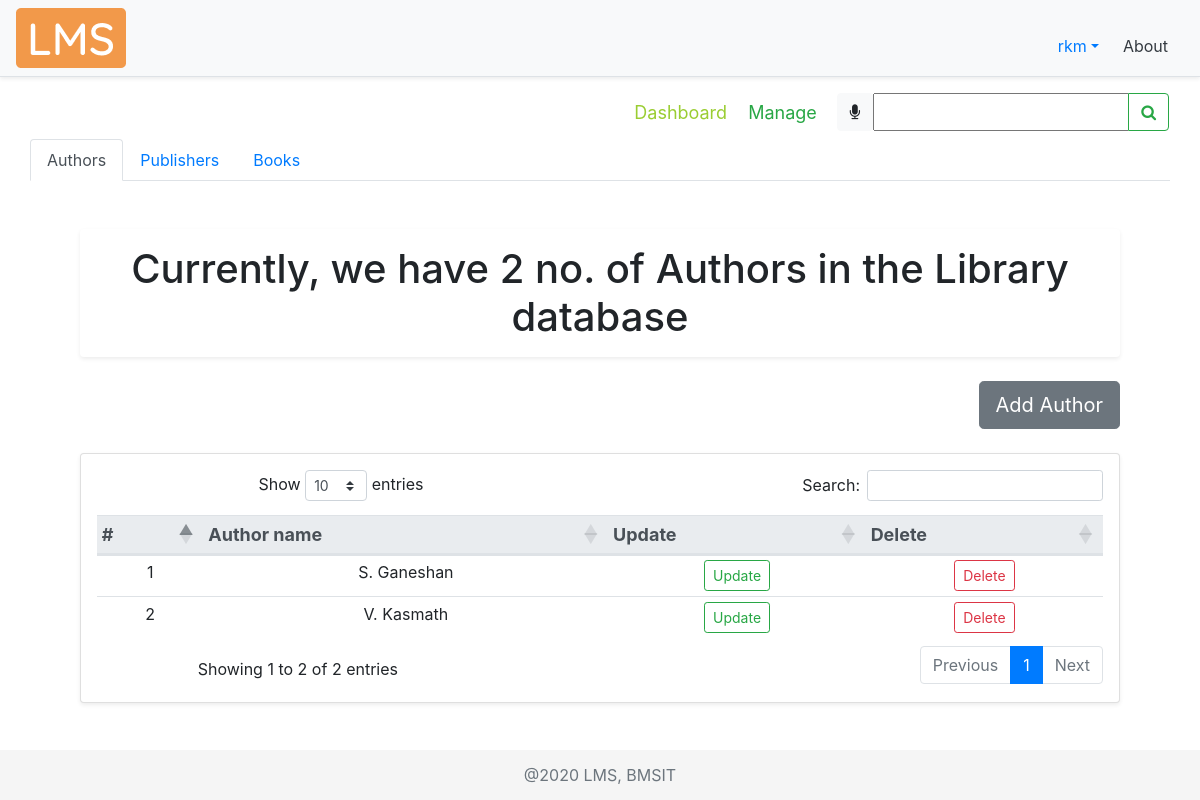
Screenshot of /manage/ (signed in) with the database file from the repository.
### account/models.py (models this page shows, shortened)
class Account(AbstractBaseUser):
    COURSES = (
        ("ISE","Information Science Engineering"),
        ("CSE","Computer Science Engineering"),
        ("ECE","Electronics and Communication Engineering"),
        ("ME","Mechanical Engineering"),
        ("ETE","Electronics and Telecommunication Engineering"),
        ("EEE","Electrical and Electronics Engineering"),
        ("CIV","Civil Engineering"),
        ("MCA","Master of Computer Applications"),
        ("AI&ML","Artificial Intelligence and Machine Learning")
    )
    SEM = (
        (1, 1),
        (2, 2),
        (3, 3),
        (4, 4),
        (5, 5),
        (6, 6),
        (7, 7),
        (8, 8),
    )
    email = models.EmailField(verbose_name="email", max_length=50, unique=True, help_text="Email id")
    username = models.CharField(max_length=30, unique=True, help_text="Username")
    fName = models.CharField(max_length=20, help_text='First name')
    mName = models.CharField(max_length=20, help_text='Middle name', blank=True)
    lName = models.CharField(max_length=20, help_text='Last name', blank=True)
    streetAddr = models.CharField(max_length=50, help_text="Street Address", null=True)
    district = models.CharField(max_length=20, null=True, help_text="District")
    state = models.CharField(max_length=20, null=True, help_text="State")
    pinCode = models.CharField(max_length=6, null=True, help_text="PIN Code")
    phoneNum = models.CharField(max_length=10, null=True, blank=True, help_text="Phone number")
    USN = models.CharField(max_length=10, null=True, unique=True, blank=True, help_text="University Serial Number", validators=[RegexValidator(regex='[1-4]{1}[a-zA-Z]{2}[0-9]{2}[a-zA-Z]{2}[0-9]{3}', message="Enter a valid USN", code="invalid_USN")])
    course = models.CharField(max_length=50, null=True, choices=COURSES, blank=True, help_text="Branch")
    sem = models.PositiveSmallIntegerField(null=True, choices=SEM, blank=True, help_text="Semester")
    salary = models.CharField(max_length=6, null=True, blank=True, help_text="Salary")
    date_joined = models.DateTimeField(verbose_name='date joined', auto_now_add=True)
    last_login = models.DateTimeField(verbose_name='last login', auto_now=True)
    is_admin = models.BooleanField(default=False)
    is_active = models.BooleanField(default=True)
    is_staff = models.BooleanField(default=False)
    is_superuser = models.BooleanField(default=False)
    USERNAME_FIELD = 'email'
    REQUIRED_FIELDS = ['username', 'fName']
    objects = MyAccountManager()

### libraryApp/models.py (models this page shows)
class AUTHOR(models.Model):
    authorName = models.CharField(max_length=30, help_text="Author name")
    def __str__(self):
        return self.authorName

### libraryApp/decorators.py (the view)
    def wrapper_func(request, *args, **kwargs):
        user = request.user
        if not user.is_staff:
            messages.warning(request, "You are not allowed to access the previous requested page")
            return redirect("dashboard")
        else:
            return view_func(request, *args, **kwargs)

### libraryApp/templates/libraryApp/manage_tab.html (shortened to what this page needs)
{% extends 'libraryApp/main.html' %}
{% load static %}
{% block content %}
<nav class="navbar">
  <div class="navbar-nav mySubMenu ml-auto">
    <nav>
        <a href="{% url 'dashboard' %}" title="Click here to visit dashboard">Dashboard</a>
        <a class="text-success " href="{% url 'manage' %}">Manage</a>
    </nav>
  </div>
  <form class="form-inline" method="POST">
    <div class="input-group">
      <div id="speech" class="btn btn-light" title="Click the mic to speak">
        <i class="fa fa-microphone" aria-hidden="true"></i>
      </div>
      {{myFilter.form}}
      <div class="input-group-append">
        <button id="searchButton" class="btn btn-outline-success" type="submit">
          <i class="fa fa-search"></i>
        </button>
      </div>
    </div>
  </form>
</nav>
    <div class="container-fluid">
        <nav>
            <div class="nav nav-tabs" id="nav-tab" role="tablist">
                <a class="nav-item nav-link active" id="nav-home-tab" data-toggle="tab" href="#nav-home" role="tab" aria-controls="nav-home" aria-selected="true">Authors</a>
                <a class="nav-item nav-link" id="nav-profile-tab" data-toggle="tab" href="#nav-profile" role="tab" aria-controls="nav-profile" aria-selected="false">Publishers</a>
                <a class="nav-item nav-link" id="nav-contact-tab" data-toggle="tab" href="#nav-contact" role="tab" aria-controls="nav-contact" aria-selected="false">Books</a>
             </div>
        </nav>
        <div class="tab-content" id="nav-tabContent">
            <div class="tab-pane fade show active" id="nav-home" role="tabpanel" aria-labelledby="nav-home-tab">
                {% include 'libraryApp/author.html' %}
            </div>
        </div>
    </div>
{% endblock content %}

### libraryApp/templates/libraryApp/navbar.html (shortened to what this page needs)
{% load static %}
    <div class="d-flex flex-column flex-md-row align-items-center p-2 px-md-3 mb-2 bg-light border-bottom shadow-sm">
      <img class="logo my-0 mr-md-auto font-weight-normal" src="{% static '/img/lms.png' %}" alt="LMS Logo">
        <nav class="nav mt-3 mr-2">
            <div class="nav-item dropdown">
              <a class="nav-link dropdown-toggle" data-toggle="dropdown" role="button">{{request.user.username}}</a>
            </div>
            <a class="p-2 text-dark" href="{% url 'about' %}">About</a>
        </nav>
    </div>

### libraryApp/templates/libraryApp/author.html (shortened to what this page needs)
<div class="container-fluid">
    <div class="row text-center booksTable mt-5">
        <div class="col-md-12">
            <h1 class="text-center shadow-sm p-3 mb-4 bg-white rounded">
                Currently, we have {{authCount}} no. of Authors in the Library database
            </h1>
            <div class="row justify-content-end addBookBtn">
                <a href="{% url 'addauthordetail' 'Add' %}">
                    <button type="button" class="btn btn-secondary btn-lg" data-toggle="tooltip" data-placement="right"
                        title="Click here to add a book">Add Author</button>
            </div>
            <br>
            <div class="card card-body shadow-sm p-3 bg-white rounded">
                <table id="dataTable3" class="table table-sm table-hover">
                    <thead class="thead-light threadText">
                        <tr>
                            <th scope="col">#</th>
                            <th scope="col">Author name</th>
                            <th scope="col">Update</th>
                            <th scope="col">Delete</th>
                        </tr>
                    </thead>
                    {% for i in allAuthors %}
                    <tr>
                        <td>{{forloop.counter}}</td>
                        <td>{{i.authorName}}</td>
                        <td><a class="btn btn-sm btn-outline-success" href="{% url 'updateauthordetail' i.id %}">Update</a></td>
						<td><a class="btn btn-sm btn-outline-danger" href="{% url 'deleteauthordetail' i.id %}">Delete</a></td>
                    </tr>
                    {% endfor %}
                </table>
            </div>
        </div>
    </div>
</div>

### static/css/main.css (style rules this page uses)
html { position: relative; min-height: 100%; }
body { margin-bottom: 60px; background-color: #fff; }
.booksTable { padding: 0 20px; margin: auto; }
.mySubMenu { margin-right: 10px; padding: 2px; font-size: large; }
.mySubMenu a { padding-left: 8px; padding-right: 8px; color: yellowgreen; }
.addBookBtn { margin-right: 0px; }

### libraryApp/templates/libraryApp/main.html (style rules this page uses)
.threadText { font-size: 18px; padding: 5px; margin: 5px; }

### rows the page displays
Account: user.username "rkm"
AUTHOR: authorName "S. Ganeshan"
AUTHOR: authorName "V. Kasmath"

### other values shown
{{ authCount }} "2"
